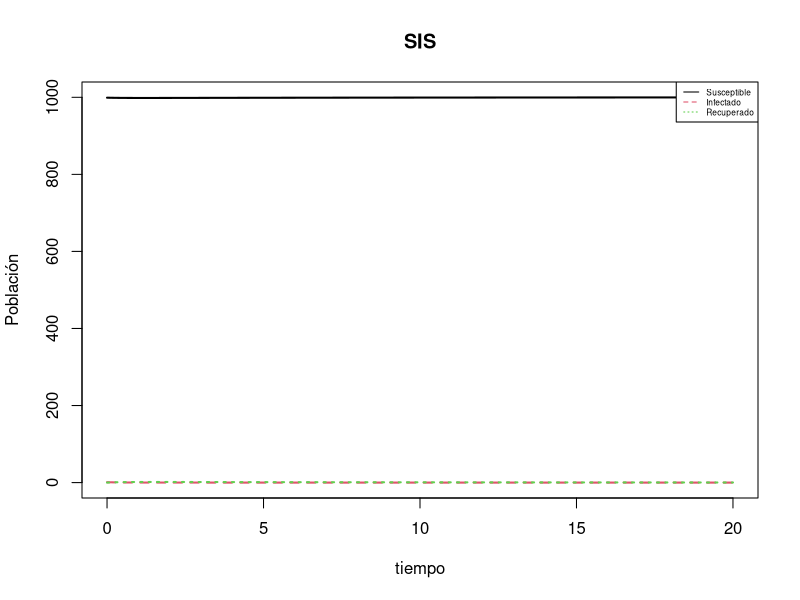
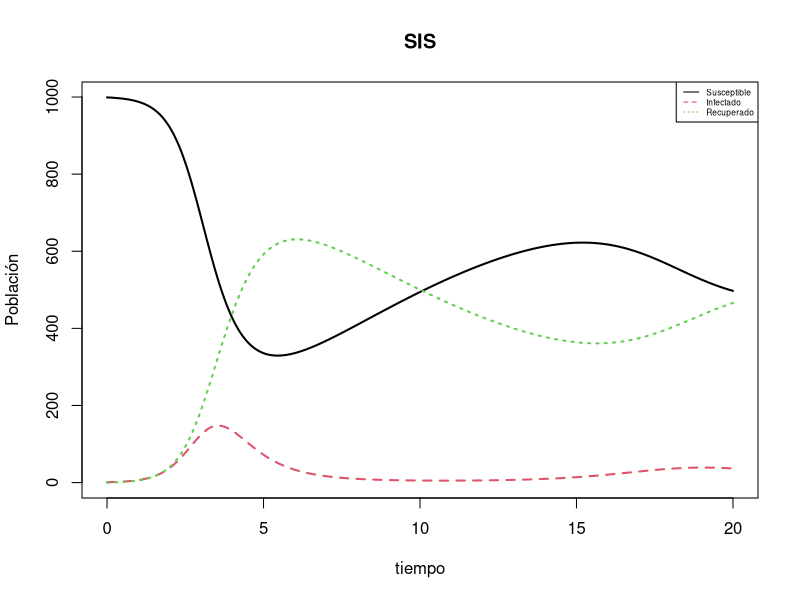
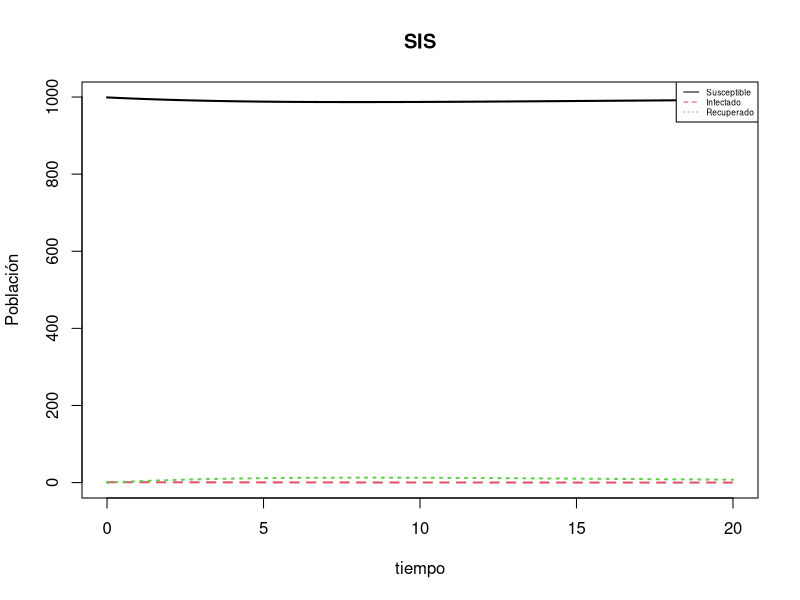
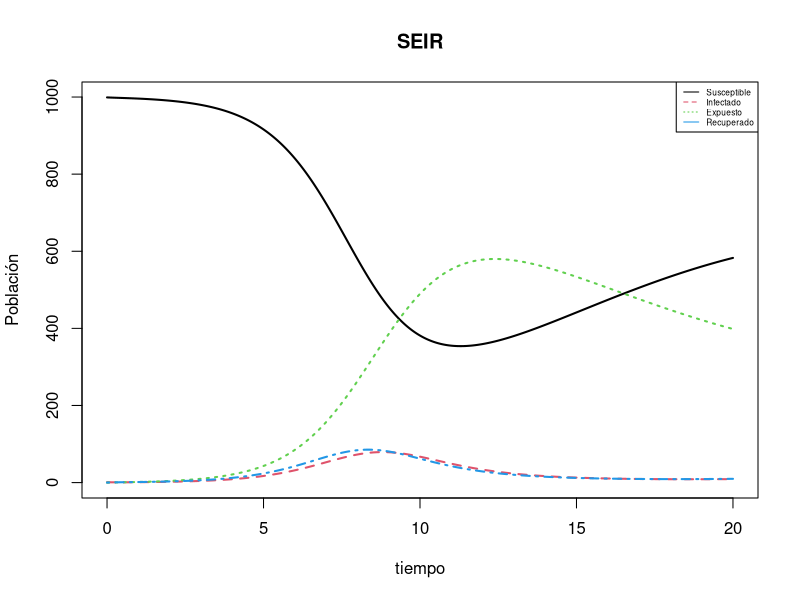
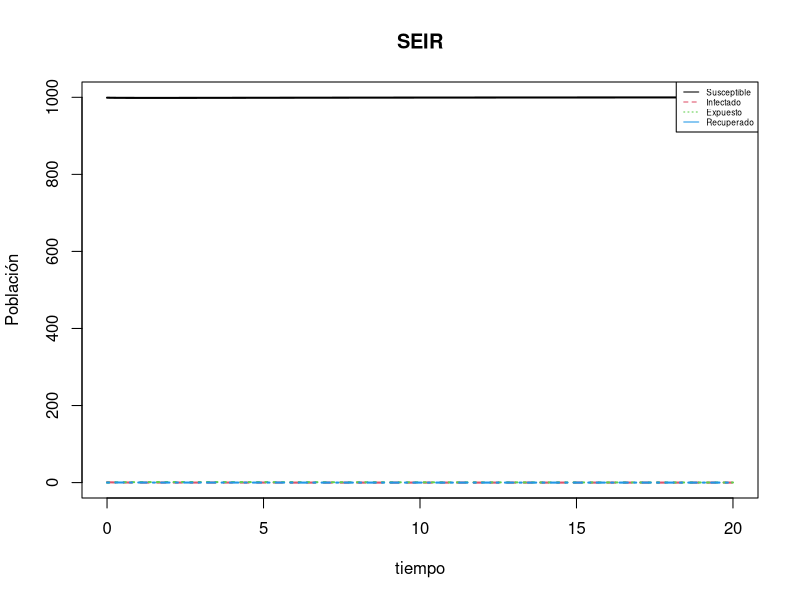
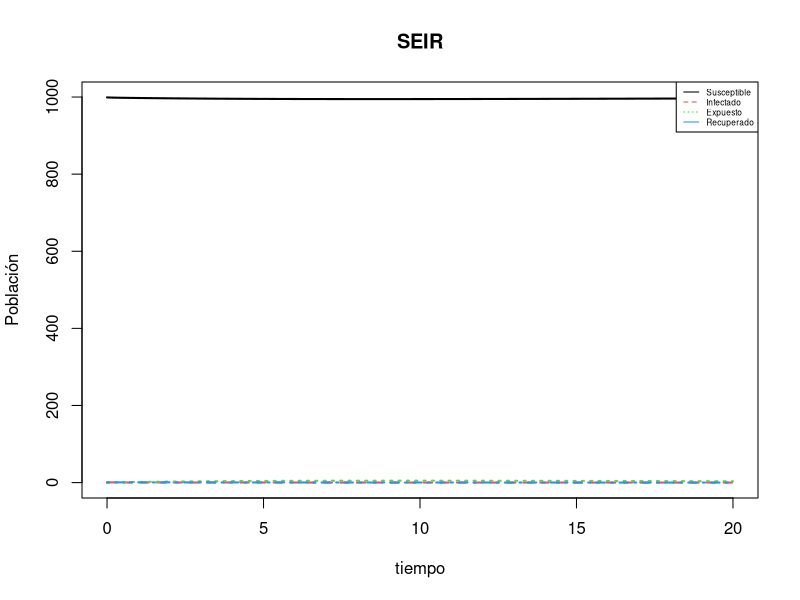

Recreate these plots in R, in order.
library(deSolve)
##
##
SIR <- function(t, state, parameters) {
  with(as.list(c(state, parameters)), { 
    N<- S+I+R
    dS<- nu*N-beta*S*I/(S+I+R)-mu*S
    dI<- beta*S*I/(S+I+R) -gama*I - mu*I
    dR<- gama*I - mu*R
    list(c(dS, dI, dR))
  })
}
#beta<gama
pars <- c(beta= 2, gama = 4, mu=0.1, nu=0.1 )  
condiciones_iniciales <- c(S =999, I=1,R=0)
tiempo <- seq(0, 20, by = 0.001)
out <- ode(condiciones_iniciales, tiempo, SIR, pars) 
head(out)
matplot(out[ , 1], out[ , 2:4], type = "l", xlab = "tiempo", ylab = "Población",
        main = "SIS", lwd = 2)
legend("topright", c("Susceptible", "Infectado", "Recuperado"), col = 1:3,lty=1:3,cex=0.5)
#beta>gama
pars <- c(beta= 4, gama = 2, mu=0.1, nu=0.1 )
condiciones_iniciales <- c(S =999, I=1,R=0)
tiempo <- seq(0, 20, by = 0.001)
out <- ode(condiciones_iniciales, tiempo, SIR, pars) 
head(out)
matplot(out[ , 1], out[ , 2:4], type = "l", xlab = "tiempo", ylab = "Población",
        main = "SIS", lwd = 2)
legend("topright", c("Susceptible", "Infectado", "Recuperado"), col = 1:3,lty=1:3,cex=0.5)
#beta=gama
pars <- c(beta= 4, gama = 4, mu=0.1, nu=0.1 )
condiciones_iniciales <- c(S =999, I=1,R=0)
tiempo <- seq(0, 20, by = 0.001)
out <- ode(condiciones_iniciales, tiempo, SIR, pars) 
head(out)
matplot(out[ , 1], out[ , 2:4], type = "l", xlab = "tiempo", ylab = "Población",
        main = "SIS", lwd = 2)
legend("topright", c("Susceptible", "Infectado", "Recuperado"), col = 1:3,lty=1:3,cex=0.5)



####
####
SEIR <- function(t, state, parameters) {
  with(as.list(c(state, parameters)), { 
    N<- S+E+I+R
    dS<- nu*N-beta*S*I/(S+I+R)-mu*S
    dE<- beta*S*I/(S+I+R) -mu*E -delta*E
    dI<- delta*E -gama*I - mu*I
    dR<- gama*I - mu*R
    list(c(dS, dI, dR,dE))
  })
}
#beta>gama
pars <- c(beta= 4, gama = 2, mu=0.1, nu=0.1, delta=2 )
condiciones_iniciales <- c(S =999, I=1,R=0,E=0)
tiempo <- seq(0, 20, by = 0.001)
out <- ode(condiciones_iniciales, tiempo, SEIR, pars) 
head(out)
matplot(out[ , 1], out[ , 2:5], type = "l", xlab = "tiempo", ylab = "Población",
        main = "SEIR", lwd = 2)
legend("topright", c("Susceptible", "Infectado", "Expuesto", "Recuperado"), col = 1:5,lty=1:3,cex=0.5)
#beta<gama
pars <- c(beta= 2, gama = 4, mu=0.1, nu=0.1, delta=2 )
condiciones_iniciales <- c(S =999, I=1,R=0,E=0)
tiempo <- seq(0, 20, by = 0.001)
out <- ode(condiciones_iniciales, tiempo, SEIR, pars) 
head(out)
matplot(out[ , 1], out[ , 2:5], type = "l", xlab = "tiempo", ylab = "Población",
        main = "SEIR", lwd = 2)
legend("topright", c("Susceptible", "Infectado", "Expuesto", "Recuperado"), col = 1:5,lty=1:3,cex=0.5)
#beta=gama
pars <- c(beta= 4, gama = 4, mu=0.1, nu=0.1, delta=2 )
condiciones_iniciales <- c(S =999, I=1,R=0,E=0)
tiempo <- seq(0, 20, by = 0.001)
out <- ode(condiciones_iniciales, tiempo, SEIR, pars) 
head(out)
matplot(out[ , 1], out[ , 2:5], type = "l", xlab = "tiempo", ylab = "Población",
        main = "SEIR", lwd = 2)
legend("topright", c("Susceptible", "Infectado", "Expuesto", "Recuperado"), col = 1:5,lty=1:3,cex=0.5)



#Hice la evaluación de todo con distintos valores de gama y beta porque afectan de manera directa el valor del R_0, de modo
#que ya está implícito que se cambia el R_0 dependiendo de la intensidad de estos cambios, pero por fines prácticos solo evalué
#cuando R_0 es menor, mayor o igual a 1
